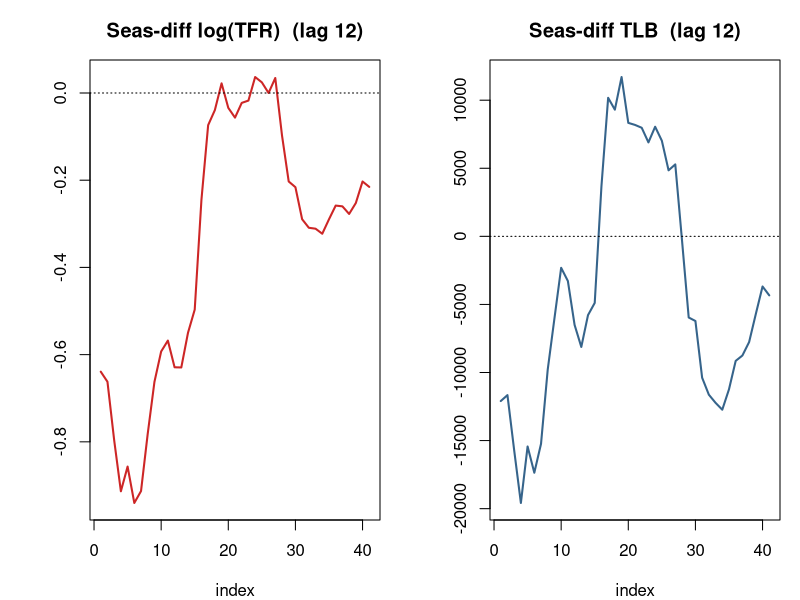
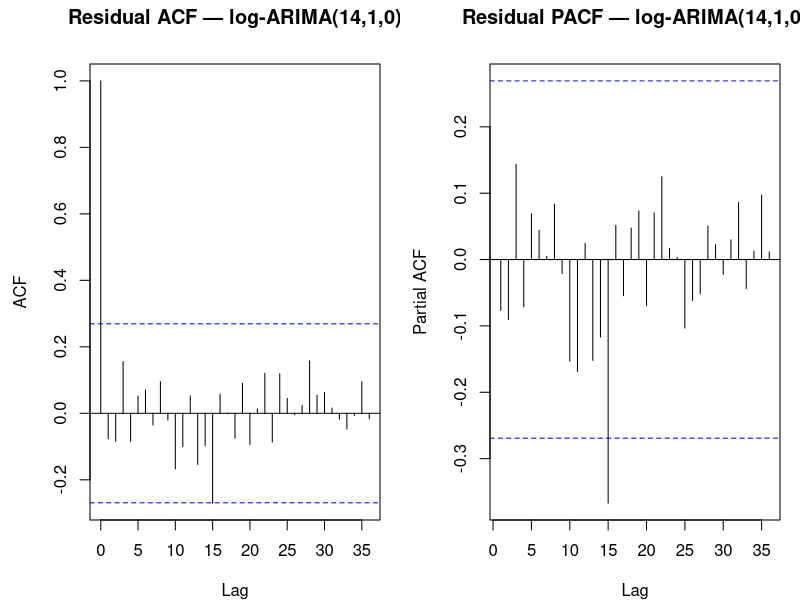
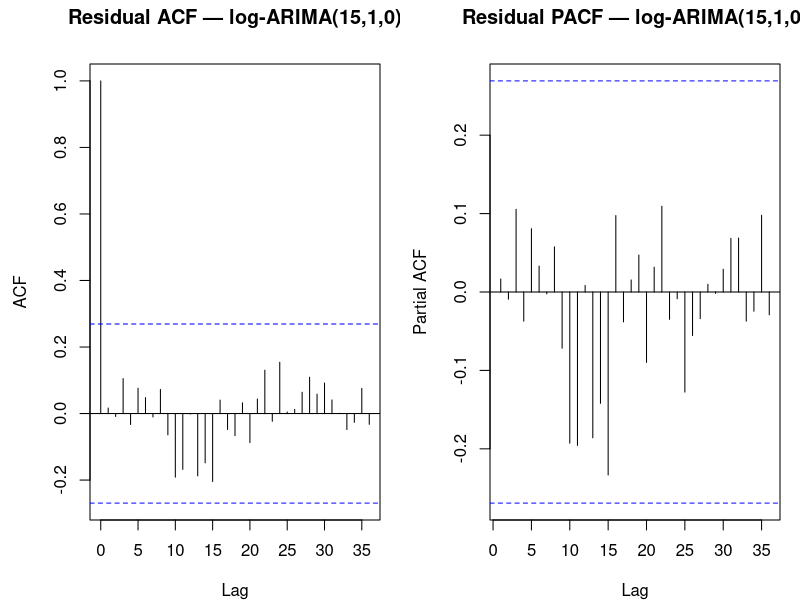
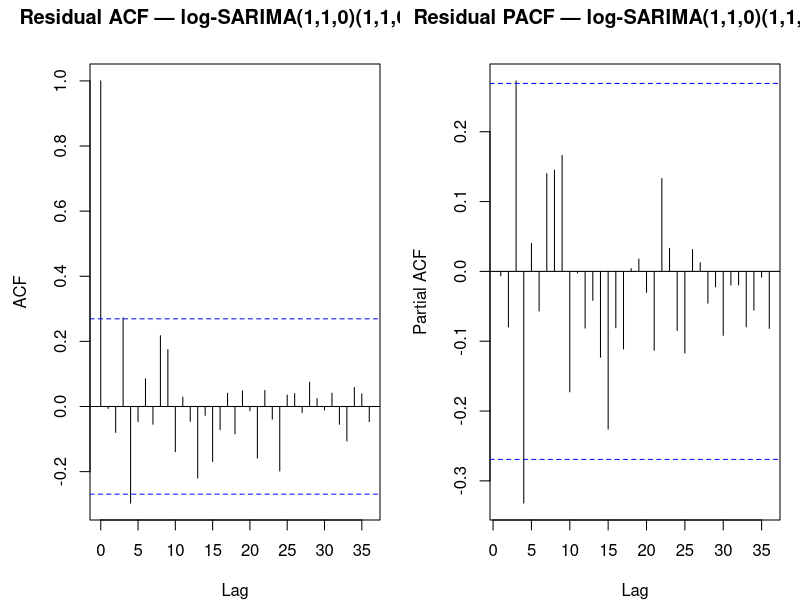
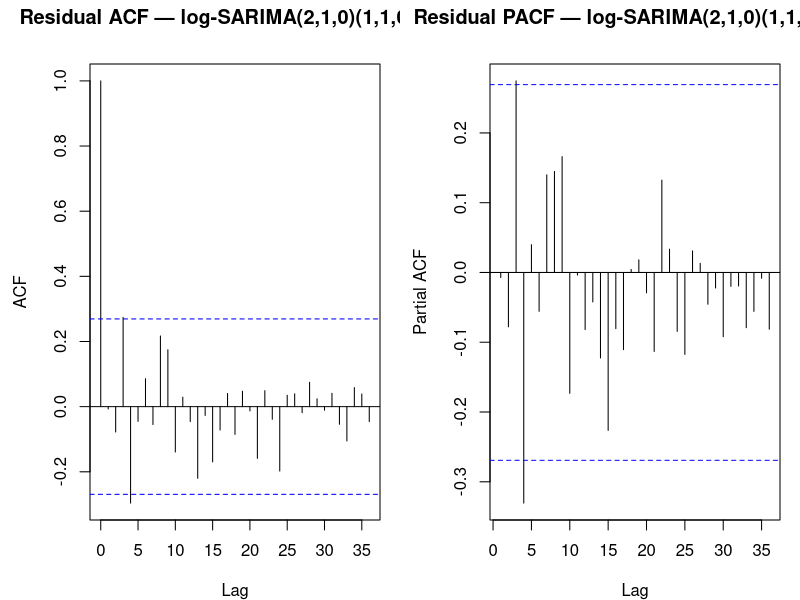
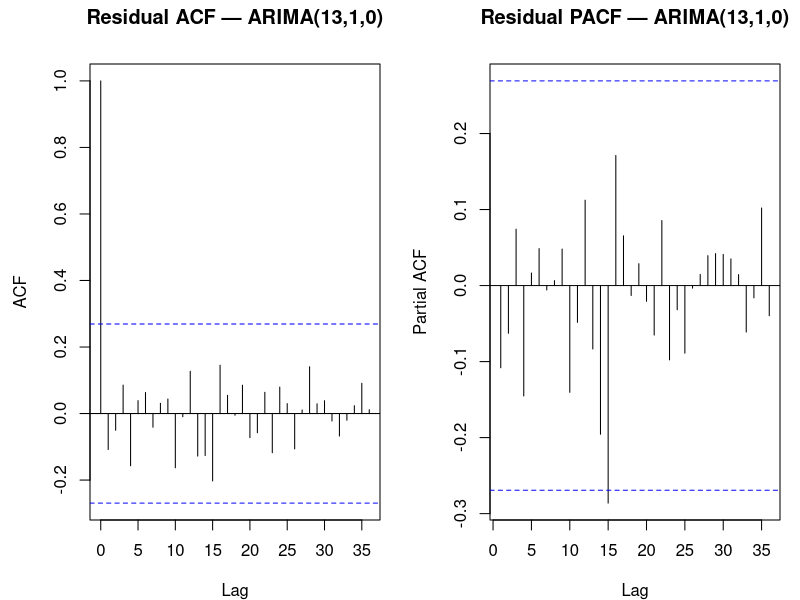
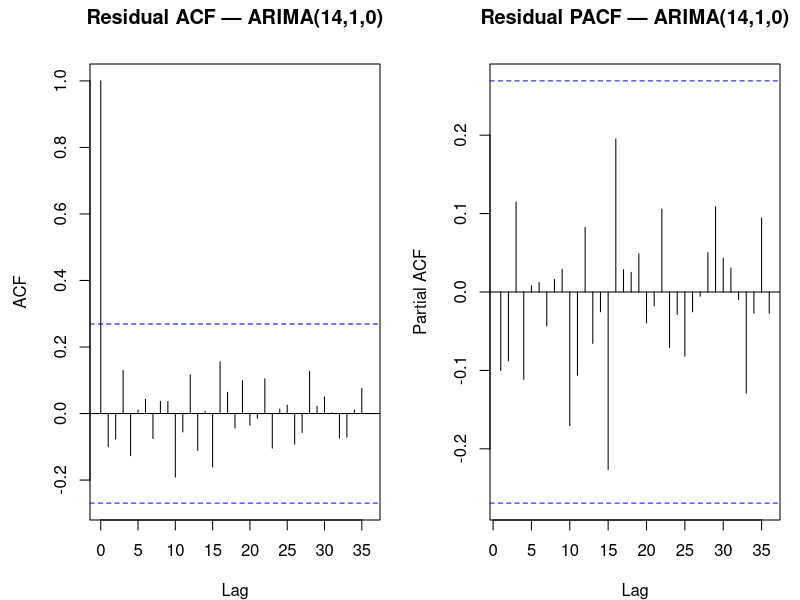
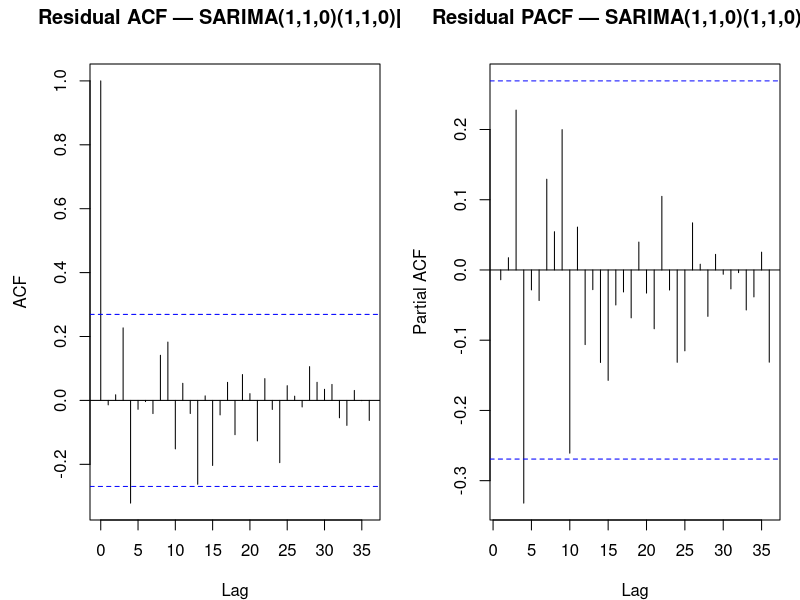

The R script that drew these images, in order:
# =============================================================================
# INITIAL -> IMPROVED MODELS (professor's plan) — Singapore TFR & TLB
#
# Plan:
#   TFR (log scale)
#     Initial : log-ARIMA(p,1,0), p in {13,14,15}  -> first that passes LB
#     Improved: log-SARIMA(p,1,0)(1,1,0)[12], p in {1,2} (d=1 & D=1 double diff)
#   TLB (original scale)
#     Initial : ARIMA(p,1,0), p in {13,14}
#     Improved: SARIMA(p,1,0)(1,1,0)[12], p in {1,2}
#
# Viability bar: residuals must PASS Box-Ljung (standard checkresiduals,
# forecast pkg) AND show NO residual-ACF spike outside +/-1.96/sqrt(n).
# Improvement judged by: AIC drop, residual whiteness, comparable test error.
# Train 1960-2012 (53 obs) | test 2013-2024 (12 obs).
# =============================================================================

suppressPackageStartupMessages({
  library(forecast)
  library(tseries)
})
options(stringsAsFactors = FALSE, scipen = 999)
set.seed(42)
dir.create("methods", showWarnings = FALSE)
rule <- function(s) cat("\n", strrep("=", 78), "\n", s, "\n", strrep("=", 78), "\n", sep = "")

# ---- DATA -------------------------------------------------------------------
data  <- read.csv("cleaned_tlb_tfr_1960_2024.csv")
train <- subset(data, Year <= 2012)
test  <- subset(data, Year >= 2013)

# frequency = 1 for the plain ARIMA initials; frequency = 12 for the SARIMA
# improved models (the 12-year Dragon-zodiac cycle treated as the "season").
tfr_t1  <- ts(train$TFR, start = 1960, frequency = 1)
tlb_t1  <- ts(train$TLB, start = 1960, frequency = 1)
tfr_s12 <- ts(train$TFR, start = 1960, frequency = 12)
tlb_s12 <- ts(train$TLB, start = 1960, frequency = 12)
tfr_test <- test$TFR; tlb_test <- test$TLB; test_years <- test$Year
cat("n_train =", nrow(train), " n_test =", nrow(test), "\n")

# ---- one fit + full diagnostic ---------------------------------------------
# Returns a row with AIC, the standard checkresiduals Box-Ljung (stat/df/p),
# the count of residual-ACF bars outside the band up to lag 24 and lag 36, and
# out-of-sample RMSE/MAE/MAPE on 2013-2024 (lambda back-transform automatic).
diagnose <- function(series, order, seasonal = c(0,0,0), lambda = NULL,
                     test, label, plot_tag = NULL) {
  fit <- Arima(series, order = order,
               seasonal = list(order = seasonal, period = 12),
               lambda = lambda, method = "ML")
  np  <- length(fit$coef)
  png(tempfile(fileext = ".png"))
  cr <- suppressWarnings(checkresiduals(fit, plot = FALSE)); dev.off()
  r  <- as.numeric(residuals(fit)); r <- r[is.finite(r)]
  n  <- length(r); ci <- 1.96 / sqrt(n)
  acf_v <- acf(r, lag.max = 36, plot = FALSE)$acf[, 1, 1][-1]
  cross24 <- which(abs(acf_v[1:24]) > ci)
  cross36 <- which(abs(acf_v)        > ci)
  fc  <- forecast(fit, h = length(test), biasadj = FALSE)
  e   <- as.numeric(test) - as.numeric(fc$mean)
  rmse <- sqrt(mean(e^2)); mae <- mean(abs(e)); mape <- mean(abs(e/as.numeric(test)))*100
  white <- (cr$p.value > 0.05) && (length(cross24) == 0)
  status <- if (white) "VIABLE (white)" else
            if (cr$p.value > 0.05) "LB-pass but ACF spike" else "LB-FAIL"
  cat(sprintf("  %-34s npar=%2d AIC=%9.2f  LB: Q*=%6.2f df=%2d p=%.4f  ACFx<=24={%s} <=36={%s}  RMSE=%9.3f MAE=%9.3f MAPE=%5.2f  %s\n",
              label, np, AIC(fit), unname(cr$statistic), cr$parameter, cr$p.value,
              paste(cross24, collapse = ","), paste(cross36, collapse = ","),
              rmse, mae, mape, status))
  if (!is.null(plot_tag)) {
    fn <- sprintf("plots/im_%s_resid.png", plot_tag)
    png(fn, width = 1000, height = 460, res = 110, bg = "white")
    par(mfrow = c(1, 2), mar = c(4, 4.5, 3.2, 1))
    acf(r,  lag.max = 36, main = paste("Residual ACF —", label))
    pacf(r, lag.max = 36, main = paste("Residual PACF —", label))
    dev.off()
  }
  invisible(list(fit = fit, label = label, np = np, aic = AIC(fit),
                 lb_stat = unname(cr$statistic), lb_df = cr$parameter, lb_p = cr$p.value,
                 cross24 = cross24, cross36 = cross36, white = white,
                 rmse = rmse, mae = mae, mape = mape, fc = fc))
}

coefs <- function(fit, label) {
  se <- sqrt(diag(fit$var.coef))
  cat("\n  ", label, " — coef / se / t:\n", sep = "")
  print(round(rbind(coef = coef(fit), se = se, t = coef(fit)/se), 3))
}

# =============================================================================
# STEP 0 — the one check that determines d in the improved model
#   Seasonally difference (lag 12) ONLY; if the result still trends, d=1 is
#   needed alongside D=1.  (ADF small p = stationary; KPSS small stat = stationary.)
# =============================================================================
rule("STEP 0 — does the seasonally-differenced series still need d=1?")
dcheck <- function(x, nm) {
  x <- x[is.finite(x)]
  a <- suppressWarnings(adf.test(x)); k <- suppressWarnings(kpss.test(x))
  cat(sprintf("  %-26s ADF p=%.4f (%s) | KPSS stat=%.4f (%s)\n", nm,
              a$p.value, ifelse(a$p.value < 0.05, "stationary", "NON-stationary"),
              unname(k$statistic), ifelse(k$statistic < 0.463, "stationary", "NON-stationary")))
}
sd_log_tfr <- diff(log(as.numeric(tfr_t1)), lag = 12)
sd_tlb     <- diff(as.numeric(tlb_t1),       lag = 12)
dcheck(sd_log_tfr, "seas-diff log(TFR)")
dcheck(sd_tlb,     "seas-diff TLB")
png("plots/im_step0_seasdiff.png", width = 1000, height = 420, res = 110, bg = "white")
par(mfrow = c(1, 2), mar = c(4, 4.5, 3, 1))
plot(sd_log_tfr, type = "l", lwd = 2, col = "firebrick3",
     main = "Seas-diff log(TFR)  (lag 12)", xlab = "index", ylab = ""); abline(h = 0, lty = 3)
plot(sd_tlb, type = "l", lwd = 2, col = "steelblue4",
     main = "Seas-diff TLB  (lag 12)", xlab = "index", ylab = ""); abline(h = 0, lty = 3)
dev.off()

# =============================================================================
# TFR — INITIAL : log-ARIMA(p,1,0)
# =============================================================================
rule("TFR INITIAL — log-ARIMA(p,1,0): test p=13 (expected fail), 14, 15")
tfr_i13 <- diagnose(tfr_t1, c(13,1,0), lambda = 0, test = tfr_test, label = "log-ARIMA(13,1,0)")
tfr_i14 <- diagnose(tfr_t1, c(14,1,0), lambda = 0, test = tfr_test, label = "log-ARIMA(14,1,0)", plot_tag = "tfr_init14")
tfr_i15 <- diagnose(tfr_t1, c(15,1,0), lambda = 0, test = tfr_test, label = "log-ARIMA(15,1,0)", plot_tag = "tfr_init15")

# =============================================================================
# TFR — IMPROVED : log-SARIMA(p,1,0)(1,1,0)[12]
# =============================================================================
rule("TFR IMPROVED — log-SARIMA(p,1,0)(1,1,0)[12]: test p=1, then 2")
tfr_m1 <- diagnose(tfr_s12, c(1,1,0), c(1,1,0), lambda = 0, test = tfr_test, label = "log-SARIMA(1,1,0)(1,1,0)[12]", plot_tag = "tfr_impr1")
tfr_m2 <- diagnose(tfr_s12, c(2,1,0), c(1,1,0), lambda = 0, test = tfr_test, label = "log-SARIMA(2,1,0)(1,1,0)[12]", plot_tag = "tfr_impr2")

# =============================================================================
# TLB — INITIAL : ARIMA(p,1,0)
# =============================================================================
rule("TLB INITIAL — ARIMA(p,1,0): test p=13 (borderline), 14")
tlb_i13 <- diagnose(tlb_t1, c(13,1,0), test = tlb_test, label = "ARIMA(13,1,0)", plot_tag = "tlb_init13")
tlb_i14 <- diagnose(tlb_t1, c(14,1,0), test = tlb_test, label = "ARIMA(14,1,0)", plot_tag = "tlb_init14")

# =============================================================================
# TLB — IMPROVED : SARIMA(p,1,0)(1,1,0)[12]
# =============================================================================
rule("TLB IMPROVED — SARIMA(p,1,0)(1,1,0)[12]: test p=1, then 2")
tlb_m1 <- diagnose(tlb_s12, c(1,1,0), c(1,1,0), test = tlb_test, label = "SARIMA(1,1,0)(1,1,0)[12]", plot_tag = "tlb_impr1")
tlb_m2 <- diagnose(tlb_s12, c(2,1,0), c(1,1,0), test = tlb_test, label = "SARIMA(2,1,0)(1,1,0)[12]", plot_tag = "tlb_impr2")

# =============================================================================
# SELECTION — first viable initial, first viable improved (per series)
# =============================================================================
rule("SELECTION — first model in each chain that is VIABLE (white)")
pick_first <- function(...) { for (m in list(...)) if (isTRUE(m$white)) return(m); NULL }
tfr_init <- pick_first(tfr_i13, tfr_i14, tfr_i15)
tfr_impr <- pick_first(tfr_m1,  tfr_m2)
tlb_init <- pick_first(tlb_i13, tlb_i14)
tlb_impr <- pick_first(tlb_m1,  tlb_m2)
say <- function(tag, m) cat(sprintf("  %-14s -> %s\n", tag, if (is.null(m)) "(none passed)" else m$label))
say("TFR initial",  tfr_init); say("TFR improved", tfr_impr)
say("TLB initial",  tlb_init); say("TLB improved", tlb_impr)

# =============================================================================
# FORECAST PLOTS for the four selected models
# =============================================================================
rule("FORECAST PLOTS -> plots/im_*_forecast.png")
fc_plot <- function(m, hist_years, hist_vals, ylab, fname, title) {
  if (is.null(m)) return(invisible())
  fc <- m$fc
  png(fname, width = 1000, height = 520, res = 110, bg = "white")
  par(mar = c(4, 4.5, 3.2, 1))
  yr_all <- c(hist_years, test_years)
  yl <- range(c(hist_vals, as.numeric(fc$lower[,2]), as.numeric(fc$upper[,2]),
                as.numeric(test_years*0)+ if (ylab=="TFR") tfr_test else tlb_test), na.rm = TRUE)
  plot(hist_years, as.numeric(hist_vals), type = "l", lwd = 2, xlim = range(yr_all),
       ylim = yl, xlab = "Year", ylab = ylab, main = title)
  polygon(c(test_years, rev(test_years)),
          c(as.numeric(fc$lower[,2]), rev(as.numeric(fc$upper[,2]))),
          col = adjustcolor("steelblue", 0.18), border = NA)
  lines(test_years, as.numeric(fc$mean), col = "red", lwd = 2, lty = 2)
  obs <- if (ylab == "TFR") tfr_test else tlb_test
  lines(test_years, obs, col = "blue", lwd = 2); points(test_years, obs, col = "blue", pch = 16, cex = 0.8)
  abline(v = 2012.5, lty = 3, col = "grey50")
  legend("topright", c("train", "forecast", "actual", "95% PI"),
         col = c("black","red","blue", adjustcolor("steelblue",0.5)),
         lwd = c(2,2,2,8), lty = c(1,2,1,1), bty = "n", cex = 0.85)
  dev.off(); cat("  wrote", fname, "\n")
}
fc_plot(tfr_init, train$Year, train$TFR, "TFR", "plots/im_tfr_initial_forecast.png", paste0("TFR initial — ", tfr_init$label))
fc_plot(tfr_impr, train$Year, train$TFR, "TFR", "plots/im_tfr_improved_forecast.png", paste0("TFR improved — ", tfr_impr$label))
fc_plot(tlb_init, train$Year, train$TLB, "TLB", "plots/im_tlb_initial_forecast.png", paste0("TLB initial — ", tlb_init$label))
fc_plot(tlb_impr, train$Year, train$TLB, "TLB", "plots/im_tlb_improved_forecast.png", paste0("TLB improved — ", tlb_impr$label))
